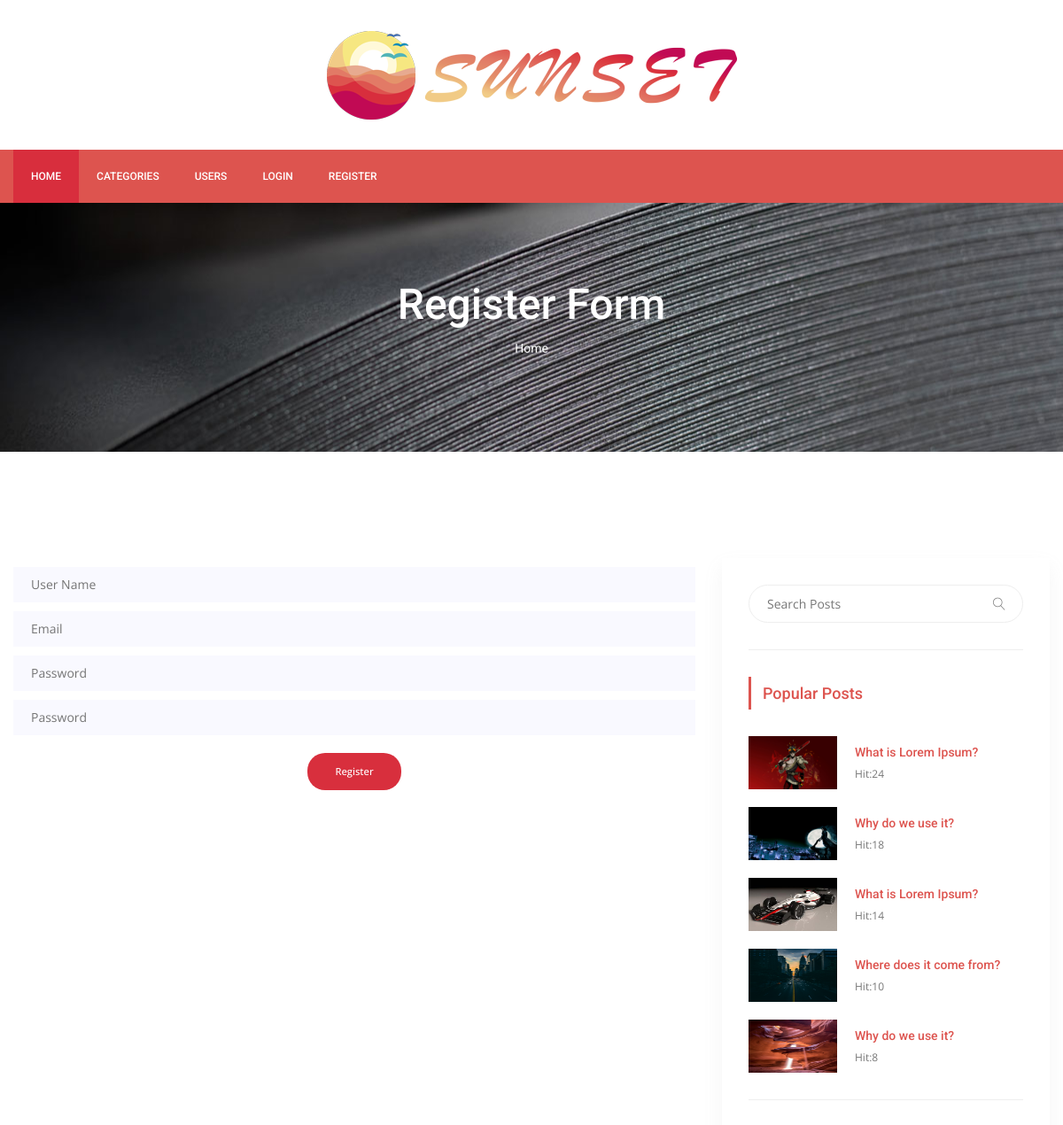
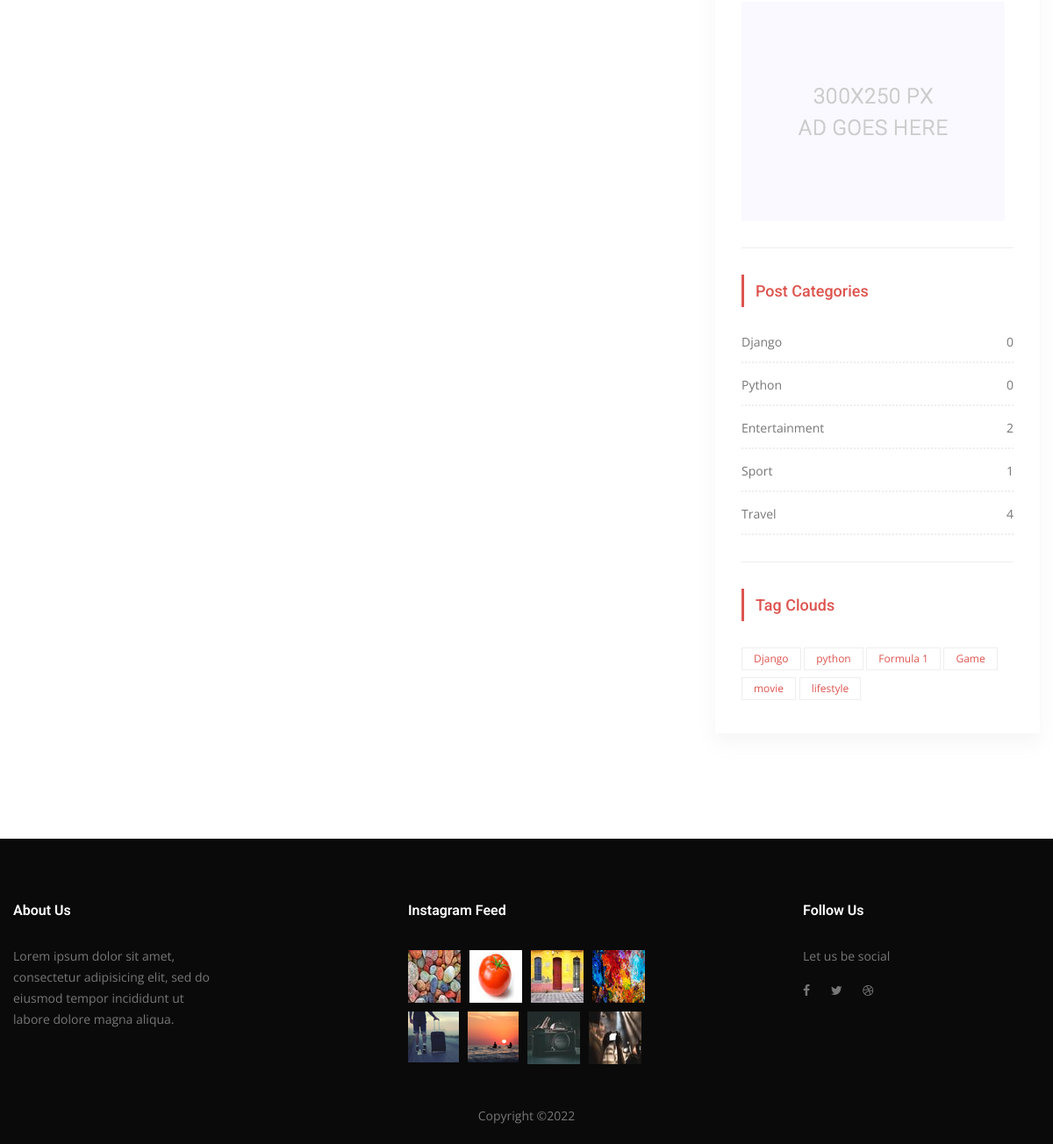
The page /users/register/ on the database its author committed (2 pictures, top to bottom).
### posts/models.py (models this page shows, shortened)
class Post(models.Model):
    title = models.CharField(max_length=150)
    content = models.TextField()
    publishing_date = models.DateTimeField(auto_now=True)
    image = models.ImageField(blank=True, null=True, upload_to='uploads/', default='uploads/blog-4.jpg')
    user = models.ForeignKey(settings.AUTH_USER_MODEL, on_delete=models.CASCADE, default=1)
    slug = models.SlugField(default="slug", editable=False)
    category = models.ForeignKey(Category, on_delete=models.CASCADE, default=1, related_name="posts")
    tag = models.ManyToManyField(Tag, related_name="posts", blank=True)
    slider_post = models.BooleanField(default=False)
    hit = models.PositiveIntegerField(default=0)

class Category(models.Model):
    title = models.CharField(max_length=250)
    slug = models.SlugField(editable=False)
    def post_count(self):
        return self.posts.all().count()

class Tag(models.Model):
    title = models.CharField(max_length=50)
    slug = models.SlugField(editable=False)
    def __str__(self):
        return self.title

### users/views.py (the view)
# urls.py: path('register/', RegisterView.as_view(), name='register'),
class RegisterView(CreateView):
    template_name = 'users/register.html'
    form_class = RegisterForm
    success_url = '/'

### users/forms.py
class RegisterForm(UserCreationForm):
    username = forms.CharField()
    email = forms.EmailField(max_length=50)
    password1 = forms.CharField()
    password2 = forms.CharField()
    class Meta(UserCreationForm.Meta):
        model = User
        fields = ('username', 'email', 'password1', 'password2')

### posts/templatetags/custom_tags.py (called while the page is built)
@register.simple_tag(name="categories")
def all_categories():
    return Category.objects.all()

@register.simple_tag(name="tags")
def all_tags():
    return Tag.objects.all()

@register.simple_tag(name="hit_posts")
def hit_posts():
    return Post.objects.order_by('-hit')[:5]

### templates/users/register.html (shortened to what this page needs)
{% extends 'base.html' %}
{% load static %}
{% block content %}
        <section class="banner_area">
            <div class="banner_inner d-flex align-items-center">
            	<div class="overlay bg-parallax" data-stellar-ratio="0.9" data-stellar-vertical-offset="0" data-background=""></div>
				<div class="container">
					<div class="banner_content text-center">
						<h2>Register Form</h2>
						<div class="page_link">
							<a href="{% url 'index' %}">Home</a>
						</div>
					</div>
				</div>
            </div>
        </section>
        <section class="blog_area p_120">
            <div class="container">
                <div class="row">
                    <div class="col-lg-8">
							<form method="post">
                        <div class="blog_left_sidebar">
							<div class="mt-10">
								<input type="text" name="username" placeholder="User Name" onfocus="this.placeholder = ''"
									   onblur="this.placeholder = 'User Name'" required="" class="single-input">
							</div>
							<div class="mt-10">
								<input type="text" name="email" placeholder="Email" onfocus="this.placeholder = ''"
									   onblur="this.placeholder = 'Email'" required="" class="single-input">
							</div>
							<div class="mt-10">
								<input type="password" name="password1" placeholder="Password" onfocus="this.placeholder = ''"
									   onblur="this.placeholder = 'Password'" required="" class="single-input">
							</div>
							<div class="mt-10">
								<input type="password" name="password2" placeholder="Password" onfocus="this.placeholder = ''"
									   onblur="this.placeholder = 'Password'" required="" class="single-input">
							</div>
							<button type="submit" class="genric-btn success circle z_custom">Register</button>
							</form>
                        </div>
					</div>
                    {% include 'right_side.html' %}
                </div>
        </section>
        {% endblock %}

### templates/right_side.html
{% load static %}
{% load custom_tags %}
<div class="col-lg-4">
                        <div class="blog_right_sidebar">
                            <aside class="single_sidebar_widget search_widget">
                                <form action="{% url 'search' %}" method="get">
                                <div class="input-group">
                                    <input type="text" class="form-control" placeholder="Search Posts" name="q">
                                    <span class="input-group-btn">
                                        <button class="btn btn-default" type="button"><i class="lnr lnr-magnifier"></i></button>
                                    </span>
                                </div></form>
                                <div class="br"></div>
                            </aside>
                            <aside class="single_sidebar_widget popular_post_widget">
                                <h3 class="widget_title">Popular Posts</h3>
                                {% hit_posts as posts %}
                                {% for post in posts %}
                                <div class="media post_item">
                                    <img src="{{ post.image.url }}" alt="post" style="width:100px; height:60px;">
                                    <div class="media-body">
                                        <a href="{% url 'detail' pk=post.pk slug=post.slug %}"><h3>{{ post.title }}</h3></a>
                                        <p>Hit:{{ post.hit }}</p>
                                    </div>
                                </div>
                                {% endfor %}
                                <div class="br"></div>
                            </aside>
                            <aside class="single_sidebar_widget">
                                <a href="#"><img class="img-fluid" src="{% static "img/blog/add.jpg" %}" alt=""></a>
                                <div class="br"></div>
                            </aside>
                            <aside class="single_sidebar_widget post_category_widget">
                                <h4 class="widget_title">Post Categories</h4>
                                <ul class="list cat-list">
                                    {% categories as categories %}
                                    {% for category in categories %}
                                    <li>
                                        <a href="{% url 'category_detail' pk=category.id slug=category.slug %}"
                                           class="d-flex justify-content-between">
                                            <p>{{ category.title }}</p>
                                            <p>{{ category.post_count }}</p>
                                        </a>
                                    </li>
                                    {% endfor %}
                                </ul>
                                <div class="br"></div>
                            </aside>
                            <aside class="single-sidebar-widget tag_cloud_widget">
                                <h4 class="widget_title">Tag Clouds</h4>
                                <ul class="list">
                                    {% tags as tags %}
                                    {% for tag in tags %}
                                    <li><a href="{% url 'tag_detail' tag.slug %}">{{ tag }}</a></li>
                                    {% endfor %}
                            </aside>
                        </div>
                    </div>

### rows shown on the page
Post: image (picture), title "What is Lorem Ipsum?", hit "24"
Post: image (picture), title "Why do we use it?", hit "18"
Post: image (picture), title "What is Lorem Ipsum?", hit "14"
Post: image (picture), title "Where does it come from?", hit "10"
Post: image (picture), title "Why do we use it?", hit "8"
Category: title "Django", post_count "0"
Category: title "Python", post_count "0"
Category: title "Entertainment", post_count "2"
Category: title "Sport", post_count "1"
Category: title "Travel", post_count "4"
Tag: title "Django"
Tag: title "python"
Tag: title "Formula 1"
Tag: title "Game"
Tag: title "movie"
Tag: title "lifestyle"
